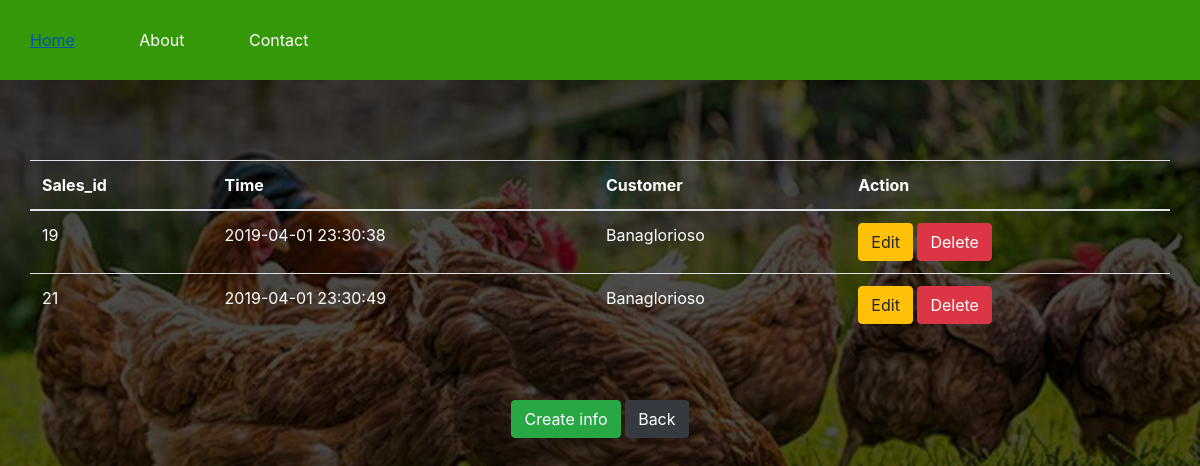
The page /salescrud.php on the database its author committed.
### tables this page shows
CREATE TABLE `sales` (
  `id` int(100) NOT NULL,
  `userid` int(100) DEFAULT NULL,
  `time` timestamp NOT NULL DEFAULT CURRENT_TIMESTAMP ON UPDATE CURRENT_TIMESTAMP,
  `customer_id` int(100) NOT NULL
);

CREATE TABLE `customer` (
  `id` int(100) NOT NULL,
  `userid` int(100) DEFAULT NULL,
  `firstname` varchar(255) DEFAULT NULL,
  `middlename` varchar(255) DEFAULT NULL,
  `lastname` varchar(255) DEFAULT NULL,
  `contact_no` varchar(255) DEFAULT NULL,
  `address` varchar(255) DEFAULT NULL
);

### salescrud.php (the view, shortened to what this page needs)
<!DOCTYPE html>
<html>
<head>
	<link rel="stylesheet" type="text/css"	href="Css1/side.css">
	<link rel="stylesheet" href="bootstrap/css/bootstrap.min.css">
</head>
<body>
<div id="main">
			<nav>
				<ul>
					<li><a href="index.php">Home</a></li>
					<li><a href="#">About</a></li>
					<li><a href="#">Contact</a></li>
				</ul>
	</div>
	<?php require_once 'process4.php';?>
	<div class="container">
	<?php
		$mysqli = new mysqli('localhost','root','','registration') or die(mysqli_error($mysqli));
		?>
		<?php
		$result = $mysqli->query("SELECT * FROM customer,sales where customer.id = sales.customer_id") or die($mysqli->error);
		?>
		<div class="row justify-content-center">
		<br><br><br>
			<table class="table">
				<thead>
					<tr class="text-white">
						<th>Sales_id</th>
						<th>Time</th>
						<th>Customer</th>
						<th colspan="2">Action</th>
					</tr>
				</thead>
				<?php
					while($row=$result->fetch_assoc()):?>
						<tr class="text-white">
							<td><?php echo $row['id']?></td>
							<td><?php echo $row['time']?></td>
							<td><?php echo $row['lastname']?></td>
							<td>
								<a href="salesadd.php?edit=<?php echo $row['id'];?>"
									class="btn btn-warning">Edit</a>
								<a href="process4.php?delete=<?php echo $row['id'];?>"
									class="btn btn-danger">Delete</a>
							</td>
						</tr>
						<?php endwhile;?>
			</table>
		</div>
		<br><br>
		<center>
		<a href="salesadd.php"class="btn btn-success">Create info</a>
		<a href="index1.php"class="btn btn-dark">Back</a>
		</center>
</div>
</body>
</html>

### Css1/side.css (style rules this page uses)
* { margin:0px; padding:0px; }
body { font-size:120%; background:#F8F8FF; background-image:linear-gradient(rgba(0,0,0,0.7),rgba(0,0,0,0.7)), url("../Image chicken/b.jpg"); background-size:cover; }
#main { width:100%; height:20vh; }
nav { width:100%; height:80px; background-color:#349808; line-height:80px; }
nav ul { float:left; margin-right:30px; }
nav ul li { list-style-type: none; display:inline-block; transition:0.8s all; color:#fff }
nav ul li a { text-decoration:none; color:#fff; padding:30px; }
.btn { padding:10px; font-size:15px; color:white; background:#349808; border:none; border-radius:5px; }

### rows shown on the page
sales: id "19", time "2019-04-01 23:30:38", customer.lastname "Banaglorioso"
sales: id "21", time "2019-04-01 23:30:49", customer.lastname "Banaglorioso"
